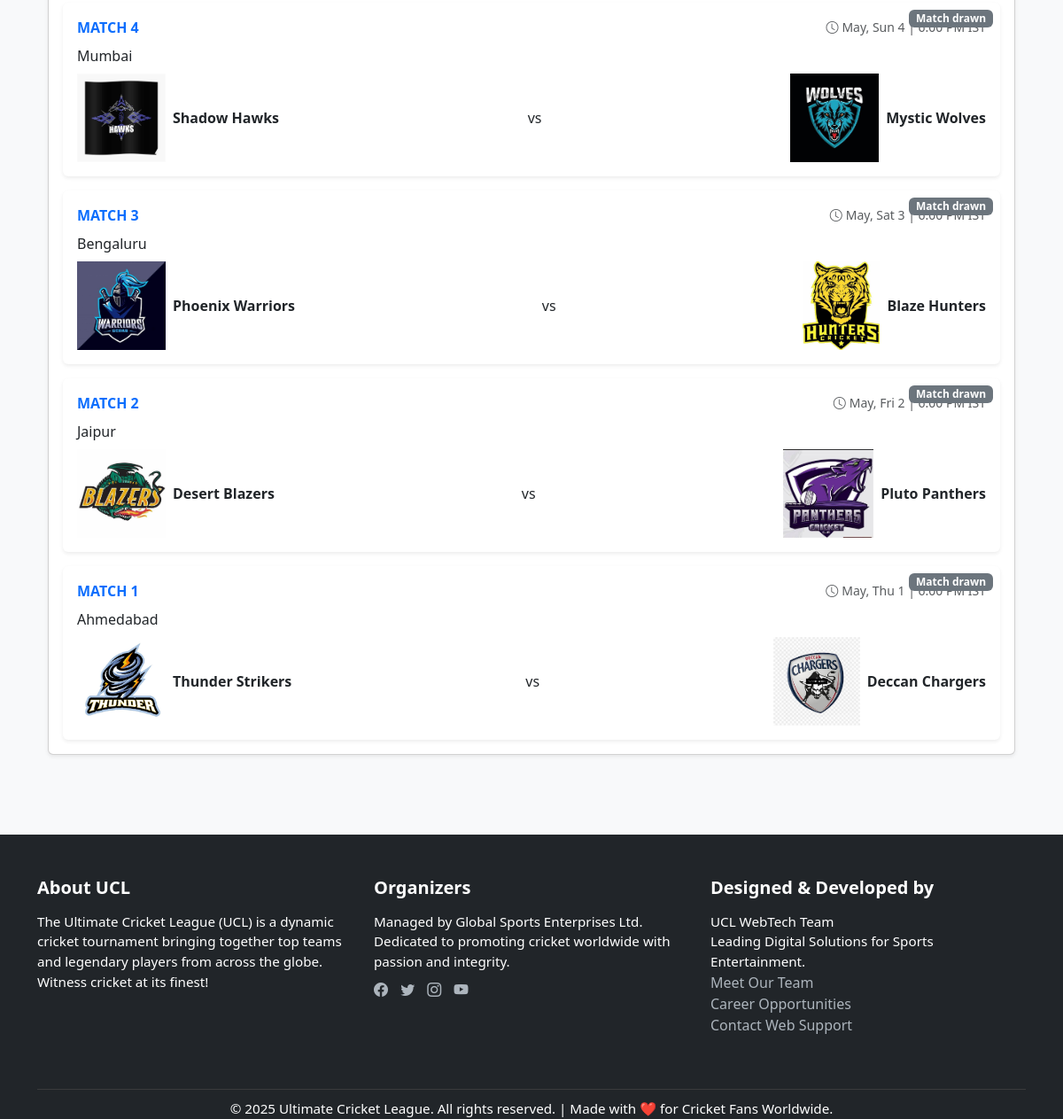
Before: /matches/?past=1 (lower part) with the older database file.
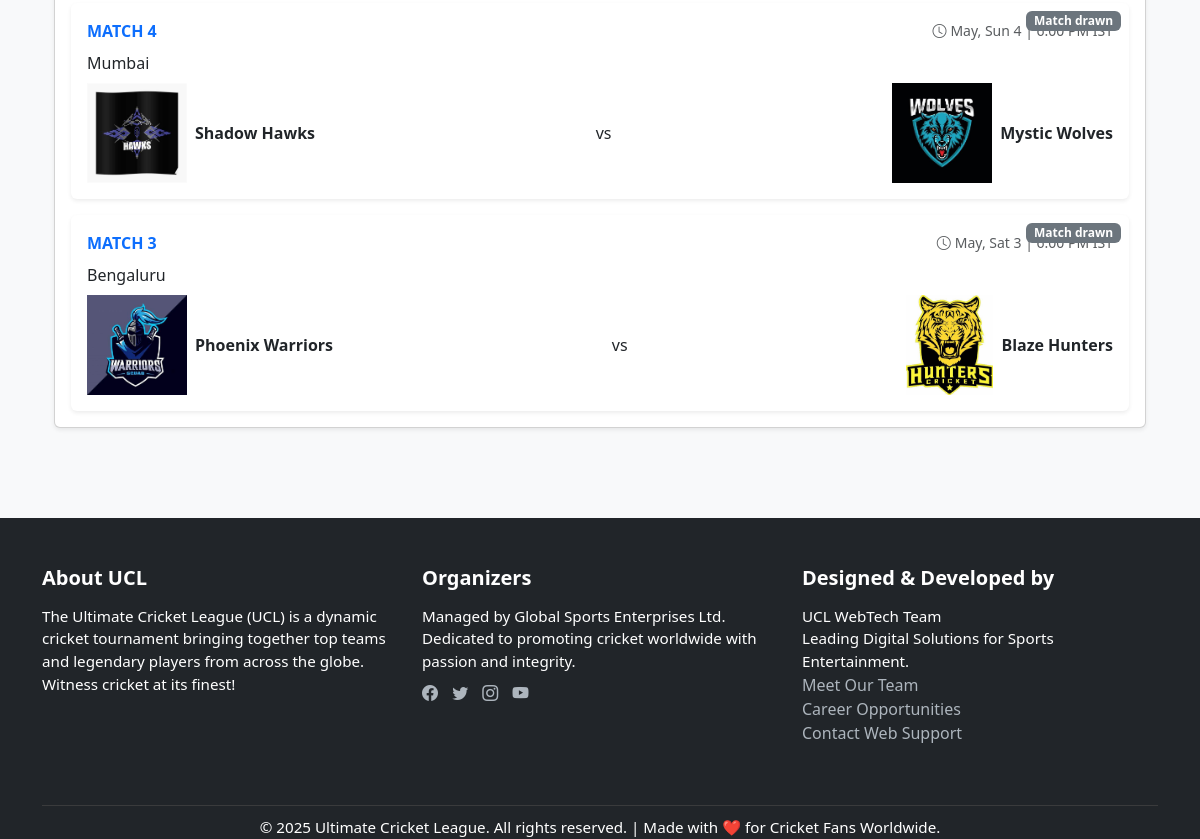
After: the same page with the newer database file.
### tournament/models.py (models this page shows, shortened)
class Match(models.Model):
    RESULT_CHOICES = [
        ('Home Win', 'Home Win'),
        ('Away Win', 'Away Win'),
        ('Draw', 'Draw'),
        ('No Result', 'No Result'),
        ('TBD', 'To Be Determined'),
    ]
    STATUS_CHOICES = [
        ('UPCOMING', 'Upcoming'),
        ('LIVE', 'Live'),
        ('COMPLETED', 'Completed'),
    ]
    status = models.CharField(max_length=10,choices=STATUS_CHOICES,default='UPCOMING')
    result = models.CharField(max_length=20, choices=RESULT_CHOICES, default='TBD')
    man_of_the_match = models.ForeignKey(Player, on_delete=models.SET_NULL, null=True, blank=True)
    umpires = models.CharField(max_length=200)
    match_number = models.PositiveIntegerField(unique=True)
    home_score = models.PositiveIntegerField(default=0)
    away_score = models.PositiveIntegerField(default=0)
    current_batsman = models.ForeignKey(Player, on_delete=models.SET_NULL, null=True, blank=True, related_name='current_batsman_matches')
    current_non_striker = models.ForeignKey(Player, on_delete=models.SET_NULL, null=True, blank=True, related_name='current_non_striker_matches')
    current_bowler = models.ForeignKey(Player, on_delete=models.SET_NULL, null=True, blank=True, related_name='current_bowler_matches')
    striker = models.ForeignKey(Player, on_delete=models.SET_NULL, null=True, blank=True, related_name='striker_matches')
    non_striker = models.ForeignKey(Player, on_delete=models.SET_NULL, null=True, blank=True, related_name='non_striker_matches')
    bowler = models.ForeignKey(Player, on_delete=models.SET_NULL, null=True, blank=True, related_name='bowler_matches')
    balls_remaining = models.PositiveIntegerField(default=120)
    innings = models.PositiveIntegerField(default=1)
    is_live = models.BooleanField(default=False)
    current_run_rate = models.DecimalField(max_digits=5, decimal_places=2, default=0)
    required_run_rate = models.DecimalField(max_digits=5, decimal_places=2, default=0)
    win_margin = models.CharField(max_length=100, blank=True)
    next_batsman = models.ForeignKey(Player, on_delete=models.SET_NULL, null=True, blank=True, related_name='next_batsman_matches')
    next_bowler = models.ForeignKey(Player, on_delete=models.SET_NULL, null=True, blank=True, related_name='next_bowler_matches')
    current_ball = models.PositiveIntegerField(default=0)
    current_over = models.PositiveIntegerField(default=0)
    batting_team = models.ForeignKey(Team, on_delete=models.SET_NULL, null=True, blank=True, related_name='batting_matches')
    striker_runs = models.PositiveIntegerField(default=0)
    striker_balls = models.PositiveIntegerField(default=0)
    non_striker_runs = models.PositiveIntegerField(default=0)
    non_striker_balls = models.PositiveIntegerField(default=0)
    bowler_runs = models.PositiveIntegerField(default=0)
    bowler_wickets = models.PositiveIntegerField(default=0)
    bowler_balls = models.PositiveIntegerField(default=0)
    total_runs = models.PositiveIntegerField(default=0)
    total_wickets = models.PositiveIntegerField(default=0)
    extras = models.PositiveIntegerField(default=0)
    batting_team = models.ForeignKey(Team, on_delete=models.SET_NULL, related_name='batting_matches', null=True)
    bowling_team = models.ForeignKey(Team, on_delete=models.SET_NULL, related_name='bowling_matches', null=True)
    powerplay_overs = models.IntegerField(default=6)  # Typically 6 for T20
    powerplay_runs = models.IntegerField(default=0)
    powerplay_wickets = models.IntegerField(default=0)
    is_powerplay = models.BooleanField(default=True)
    home_team = models.ForeignKey(Team, on_delete=models.CASCADE, related_name='home_matches')
    away_team = models.ForeignKey(Team, on_delete=models.CASCADE, related_name='away_matches')
    date = models.DateTimeField()
    venue = models.CharField(max_length=100)
    toss_winner = models.ForeignKey(Team, on_delete=models.CASCADE, related_name='toss_wins', null=True)
    toss_decision = models.CharField(max_length=10, choices=[('bat', 'Bat'), ('field', 'Field')], null=True)
    innings = models.IntegerField(default=1)
    first_team = models.ForeignKey(Team, on_delete=models.CASCADE, related_name='first_innings', null=True)
    second_team = models.ForeignKey(Team, on_delete=models.CASCADE, related_name='second_innings', null=True)
    first_score = models.IntegerField(default=0)
    first_wickets = models.IntegerField(default=0)
    first_current_over = models.IntegerField(default=0)
    first_current_ball = models.IntegerField(default=0)
    second_score = models.IntegerField(default=0)
    second_wickets = models.IntegerField(default=0)
    second_current_over = models.IntegerField(default=0)
    second_current_ball = models.IntegerField(default=0)
    striker = models.ForeignKey(Player, on_delete=models.SET_NULL, related_name='striker_matches', null=True)
    non_striker = models.ForeignKey(Player, on_delete=models.SET_NULL, related_name='non_striker_matches', null=True)
    bowler = models.ForeignKey(Player, on_delete=models.SET_NULL, related_name='bowler_matches', null=True)
    striker_runs = models.IntegerField(default=0)
    striker_balls = models.IntegerField(default=0)
    striker_fours = models.IntegerField(default=0)
    striker_sixes = models.IntegerField(default=0)
    non_striker_runs = models.IntegerField(default=0)
    non_striker_balls = models.IntegerField(default=0)
    non_striker_fours = models.IntegerField(default=0)
    non_striker_sixes = models.IntegerField(default=0)
    bowler_runs = models.IntegerField(default=0)
    bowler_wickets = models.IntegerField(default=0)
    bowler_wides = models.IntegerField(default=0)
    bowler_no_balls = models.IntegerField(default=0)
    @property
    def first_current_ball(self):
        return self.ball_set.order_by('over', 'ball_number').first()
    @property
    def winner(self):
        if self.result == 'Home Win':
            return self.home_team
        elif self.result == 'Away Win':
            return self.away_team
        return None
    @property
    def status(self):
        if self.is_live:
            return "LIVE"
        elif self.date > timezone.now():
            return "UPCOMING"
        else:
            return "COMPLETED"
    def status(self):
        if self.is_live:
            return "LIVE"
        elif self.date > timezone.now():
            return "UPCOMING"
        else:
            return "COMPLETED"

class Team(models.Model):
    name = models.CharField(max_length=100, unique=True)
    short_name = models.CharField(max_length=3, blank=True)
    logo = models.ImageField(upload_to='team_logos/', null=True, blank=True)
    home_ground = models.CharField(max_length=100)
    captain = models.ForeignKey('Player', on_delete=models.SET_NULL, null=True, blank=True, related_name='captain_of')
    coach = models.CharField(max_length=100)
    founded = models.PositiveIntegerField()
    public = models.BooleanField(default=True)
    manager = models.ForeignKey(User, on_delete=models.CASCADE, related_name='managed_teams', null=True, blank=True)
    matches_played = models.PositiveIntegerField(default=0)
    wins = models.PositiveIntegerField(default=0)
    losses = models.PositiveIntegerField(default=0)
    draws = models.PositiveIntegerField(default=0)
    points = models.PositiveIntegerField(default=0)  # Added concrete points field
    total_matches = models.IntegerField(default=0)
    wins = models.IntegerField(default=0)
    losses = models.IntegerField(default=0)
    draws = models.IntegerField(default=0)
    points = models.IntegerField(default=0)

### tournament/views.py (the view)
# urls.py: path('matches/', views.match_list, name='matches'),
def match_list(request):
    past = request.GET.get('past', '0') == '1'
    if past:
        matches = Match.objects.filter(
            date__lt=timezone.now(),
            is_live=False
        ).order_by('-date')
    else:
        matches = Match.objects.filter(
            Q(date__gte=timezone.now()) | Q(is_live=True)
        ).order_by('date')
    return render(request, 'tournament/matches.html', {
        'upcoming_matches': matches if not past else None,
        'past_matches': matches if past else None,
        'past': past
    })

### tournament/templates/tournament/matches.html (shortened to what this page needs)
{% extends 'tournament/base.html' %}
{% load humanize %}
{% load static %}
{% block content %}
<div class="container py-3">
    <div class="card shadow-sm mb-4">
        <div class="card-body">
            {% if past %}
                {% if past_matches %}
                    <div class="row g-3">
                        {% for match in past_matches %}
                            <div class="col-12">
                                <div class="match-card p-3 rounded shadow-sm bg-white position-relative">
                                    {% if match.winner %}
                                        <span class="badge bg-success position-absolute top-0 end-0 m-2">
                                            {{ match.winner.short_name|default:match.winner.name }} won
                                        </span>
                                    {% else %}
                                        <span class="badge bg-secondary position-absolute top-0 end-0 m-2">
                                            Match drawn
                                        </span>
                                    {% endif %}
                                    <div class="d-flex justify-content-between align-items-center mb-2">
                                        <div class="text-primary fw-bold">MATCH {{ match.match_number }}</div>
                                        <div class="text-muted small">
                                            <i class="bi bi-clock me-1"></i>{{ match.date|date:"M, D j" }} | {{ match.date|date:"g:i A" }} IST
                                        </div>
                                    </div>
                                    <div class="text-dark fw-medium mb-2">{{ match.venue }}</div>
                                    <a href="{% url 'match_detail' match.id %}" class="text-decoration-none text-dark">
                                        <div class="d-flex justify-content-between align-items-center">
                                            <div class="team-info d-flex align-items-center">
                                                <div class="logo-container">
                                                    <img src="{{ match.home_team.logo.url }}" alt="{{ match.home_team }}" class="team-logo">
                                                </div>
                                                <span class="fw-semibold ms-2">{{ match.home_team.short_name|default:match.home_team.name }}</span>
                                            </div>
                                            <span class="vs-text">vs</span>
                                            <div class="team-info d-flex align-items-center">
                                                <div class="logo-container">
                                                    <img src="{{ match.away_team.logo.url }}" alt="{{ match.away_team }}" class="team-logo">
                                                </div>
                                                <span class="fw-semibold ms-2">{{ match.away_team.short_name|default:match.away_team.name }}</span>
                                            </div>
                                        </div>
                                    </a>
                                </div>
                            </div>
                        {% endfor %}
                    </div>
                {% else %}
                    <div class="alert alert-info shadow-sm">
                        <i class="bi bi-info-circle me-2"></i>No past matches to display.
                    </div>
                {% endif %}
            {% endif %}
        </div>
    </div>
</div>
{% endblock %}

Changed rows visible on the page:
no longer on this page (row edited): Match: result "Match drawn", match_number "2", date "May, Fri 2", venue "Jaipur", home_team.logo (picture), home_team.short_name "Desert Blazers", away_team.logo (picture), away_team.short_name "Pluto Panthers"
no longer on this page (row edited): Match: result "Match drawn", match_number "1", date "May, Thu 1", venue "Ahmedabad", home_team.logo (picture), home_team.short_name "Thunder Strikers", away_team.logo (picture), away_team.short_name "Deccan Chargers"
